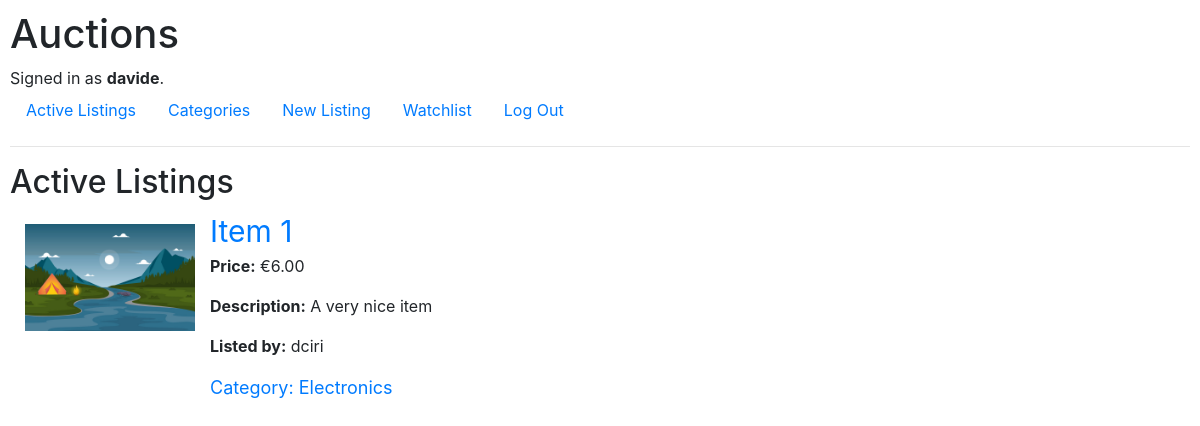
Screenshot of / (signed in) with the database file from the repository.
### auctions/models.py (models this page shows)
class User(AbstractUser):
     watchlist = models.ManyToManyField('Listing', blank=True, related_name='watchers')

class Listing(models.Model):
    title = models.CharField(max_length = 64)
    description = models.CharField(max_length = 256)
    bid = models.DecimalField(max_digits=10, decimal_places=2, null=True, blank=True)
    image = models.ImageField(upload_to='listing_images/', blank=True, null=True)
    owner = models.ForeignKey(User, on_delete=models.CASCADE, related_name="listings", null=True, blank=True)
    category = models.CharField(max_length = 64)
    active = models.BooleanField(default=True)

### auctions/views.py (the view)
# urls.py: path("", views.index, name="index"),
def index(request):
    listings = Listing.objects.all()
    return render(request, "auctions/index.html", {
                "listings": listings
            })

### auctions/templates/auctions/index.html (shortened to what this page needs)
{% extends "auctions/layout.html" %}
{% block body %}
    <h2>Active Listings</h2>
    <div>
    {% if listings %}
        {% for listing in listings %}
        <div class="d-flex mb-4 align-items-start">
        {% if listing.image %}
            <img src="{{ listing.image.url }}" alt="Index image" style="max-width:200px; height:auto; padding: 15px">
        {% endif %}
            <div class="d-flex flex-column">
            <a style="font-size:30px" href="{% url 'listing_detail' listing.id %}">{{ listing.title }}</a>
            <p><strong>Price:</strong> €{{ listing.bid | floatformat:2 }}</p>
            {% if listing.category %}
                <p><strong>Description:</strong> {{ listing.description }}</p>
            {% endif %}
            <p><strong>Listed by:</strong> {{ listing.owner }}</p>
            {% if listing.category %}
            <a style="font-size:18px" href="{% url 'category_details' listing.category  %}">Category: {{ listing.category }}</a>
            {% endif %}
        </div>
        </div>
    {% endfor %}
    {% else %}
        <p>No listing yet</p>
    {% endif %}
    </div>
{% endblock %}

### auctions/templates/auctions/layout.html (shortened to what this page needs)
{% load static %}
<!DOCTYPE html>
<html lang="en">
    <head>
        <link rel="stylesheet" href="https://stackpath.bootstrapcdn.com/bootstrap/4.4.1/css/bootstrap.min.css">
        <link href="{% static 'auctions/styles.css' %}" rel="stylesheet">
    </head>
    <body>
        <h1>Auctions</h1>
        <div>
            {% if user.is_authenticated %}
                Signed in as <strong>{{ user.username }}</strong>.
            {% else %}
                Not signed in.
            {% endif %}
        </div>
        <ul class="nav">
            <li class="nav-item">
                <a class="nav-link" href="{% url 'index' %}">Active Listings</a>
            </li>
            {% if user.is_authenticated %}
                <li class="nav-item">
                    <a class="nav-link" href="{% url 'categories' %}">Categories</a>
                </li>
                <li class="nav-item">
                    <a class="nav-link" href="{% url 'new_listing' %}">New Listing</a>
                </li>
                <li class="nav-item">
                    <a class="nav-link" href="{% url 'watchlist' %}">Watchlist</a>
                </li>
                <li class="nav-item">
                    <a class="nav-link" href="{% url 'logout' %}">Log Out</a>
                </li>
            {% endif %}
        </ul>
        <hr>
        {% block body %}
        {% endblock %}
    </body>
</html>

### auctions/static/auctions/styles.css (style rules this page uses)
body { padding: 10px; }

### rows the page displays
User: username "davide"
Listing: image (picture), title "Item 1", bid "6.00", description "A very nice item", owner "dciri", category "Electronics"
